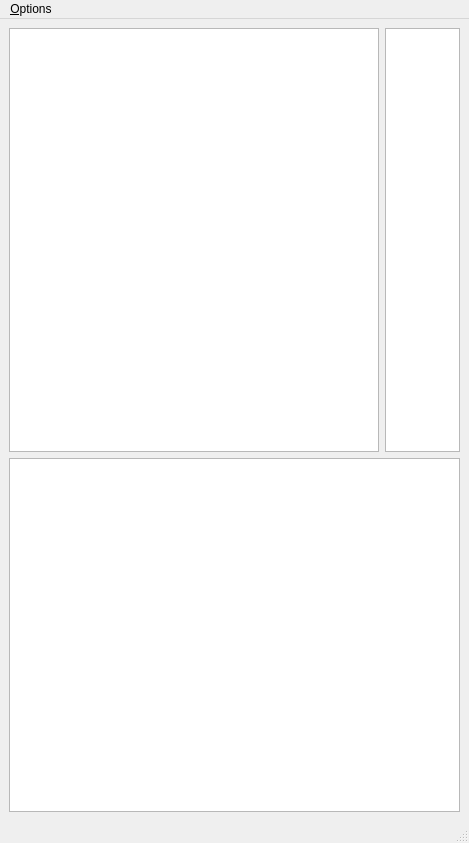
<?xml version="1.0" encoding="UTF-8"?>
<ui version="4.0">
 <class>MainWindow</class>
 <widget class="QMainWindow" name="MainWindow">
  <property name="geometry">
   <rect>
    <x>0</x>
    <y>0</y>
    <width>469</width>
    <height>843</height>
   </rect>
  </property>
  <property name="sizePolicy">
   <sizepolicy hsizetype="Preferred" vsizetype="Preferred">
    <horstretch>1</horstretch>
    <verstretch>1</verstretch>
   </sizepolicy>
  </property>
  <property name="windowTitle">
   <string>qudi: Tracker</string>
  </property>
  <widget class="QWidget" name="centralwidget">
   <layout class="QGridLayout" name="gridLayout_2">
    <item row="0" column="0">
     <layout class="QGridLayout" name="gridLayout">
      <item row="4" column="0">
       <widget class="PlotWidget" name="xy_refocus_ViewWidget">
        <property name="sizePolicy">
         <sizepolicy hsizetype="Expanding" vsizetype="Expanding">
          <horstretch>0</horstretch>
          <verstretch>6</verstretch>
         </sizepolicy>
        </property>
       </widget>
      </item>
      <item row="4" column="1">
       <widget class="PlotWidget" name="xy_refocus_cb_ViewWidget">
        <property name="maximumSize">
         <size>
          <width>75</width>
          <height>16777215</height>
         </size>
        </property>
       </widget>
      </item>
      <item row="5" column="0" colspan="2">
       <widget class="PlotWidget" name="xz_refocus_ViewWidget">
        <property name="sizePolicy">
         <sizepolicy hsizetype="Expanding" vsizetype="Expanding">
          <horstretch>0</horstretch>
          <verstretch>5</verstretch>
         </sizepolicy>
        </property>
       </widget>
      </item>
     </layout>
    </item>
   </layout>
  </widget>
  <widget class="QMenuBar" name="menubar">
   <property name="geometry">
    <rect>
     <x>0</x>
     <y>0</y>
     <width>469</width>
     <height>21</height>
    </rect>
   </property>
   <widget class="QMenu" name="menuOptions">
    <property name="title">
     <string>&amp;Options</string>
    </property>
    <addaction name="action_Settings"/>
   </widget>
   <addaction name="menuOptions"/>
  </widget>
  <widget class="QStatusBar" name="statusbar"/>
  <action name="action_Settings">
   <property name="text">
    <string>&amp;Settings</string>
   </property>
  </action>
 </widget>
 <customwidgets>
  <customwidget>
   <class>PlotWidget</class>
   <extends>QGraphicsView</extends>
   <header>pyqtgraph.h</header>
  </customwidget>
 </customwidgets>
 <resources/>
 <connections/>
</ui>
